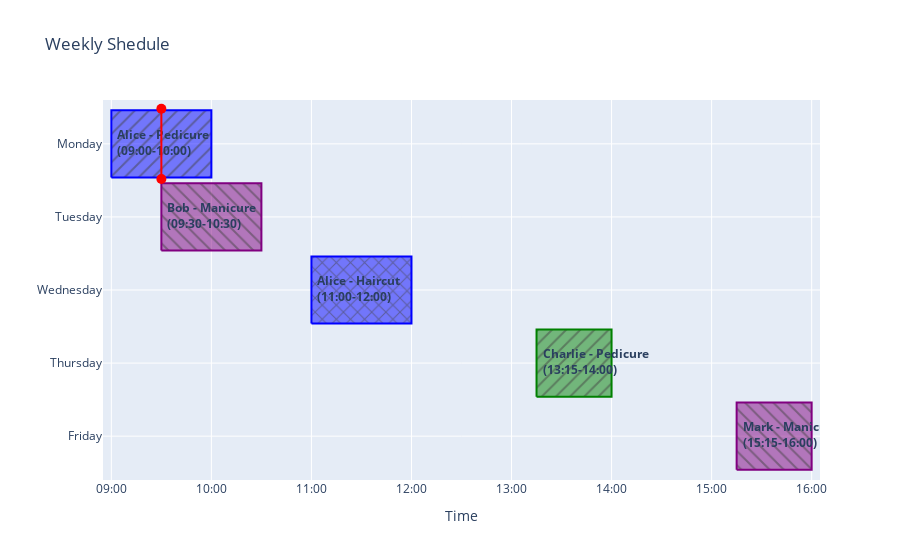

Notebook cell for this chart:
### Code cell
import plotly.graph_objects as go
import pandas as pd

# Создаём DataFrame с координатами и штриховкой
data = {
    "start_time": ["09:00", "09:30", "11:00", "13:15", "15:15"],
    "end_time": ["10:00", "10:30", "12:00", "14:00", "16:00"],
    "day":["Monday","Tuesday","Wednesday","Thursday","Friday"],
    "service_id":['Pedicure','Manicure','Haircut','Pedicure','Manicure'],
    "client_id": ["Alice","Bob","Alice","Charlie","Mark"]
}

day_map = {
    "Monday":5,
    "Tuesday":4,
    "Wednesday":3,
    "Thursday":2,
    "Friday":1
}

df = pd.DataFrame(data)

df["start_time_dt"] = pd.to_datetime(df["start_time"], format="%H:%M")
df["end_time_dt"] = pd.to_datetime(df["end_time"], format="%H:%M")
df["day_start"] = df["day"].apply(lambda x: day_map.get(x) - 0.46)
df["day_end"] = df["day"].apply(lambda x: day_map.get(x) + 0.46)

def shedule_plot(df, current_time, output_file="static/schedule_plot.html"):
    current_day = current_time.strftime("%A")
    current_time = datetime.strptime(current_time.strftime("%H:%M"), "%H:%M")
    
    unique_services = df["service_id"].unique()
    unique_clients = df["client_id"].unique()

    available_colors = ["blue", "purple", "green", "purple", "orange", "cyan"]
    available_patterns = ["/", "\\", "x", "-", "|", "+"]

    pattern_styles = {service: available_patterns[i % len(available_patterns)] for i, service in enumerate(unique_services)}
    color_styles = {client: available_colors[i % len(available_colors)] for i, client in enumerate(unique_clients)}

    fig = go.Figure()
    for _, row in df.iterrows():
        fig.add_trace(go.Scatter(
            x=[row["start_time_dt"], row["end_time_dt"], row["end_time_dt"], row["start_time_dt"], row["start_time_dt"]],
            y=[row["day_start"], row["day_start"], row["day_end"], row["day_end"], row["day_start"]],
            mode="lines",
            fill="toself",
            fillpattern=dict(shape=pattern_styles.get(row["service_id"], "")),
            line=dict(color=color_styles.get(row['client_id']), width=2),
            hoverinfo="skip"
        ))

        fig.add_trace(go.Scatter(
            x=[row["start_time_dt"], row["end_time_dt"]],
            y=[(row["day_start"] + row["day_end"]) / 2] * 2,
            mode="text",
            text=[f"<b>  {row['client_id']} - {row['service_id']}<br>  ({row['start_time']}-{row['end_time']})</b>"],  # Сам текст
            textposition="middle right",
            showlegend=False,
            hoverinfo="skip"
        ))

    fig.update_layout(
        title="Weekly Shedule",
        xaxis=dict(
            tickformat="%H:%M",
            title="Time",
            range=[pd.to_datetime("08:55", format="%H:%M"), pd.to_datetime("16:05", format="%H:%M")],
        ),
        yaxis=dict(
            range=[0.4, 5.6], 
            title="",
            tickvals=list(day_map.values()),
            ticktext=list(day_map.keys()),
            ),
        showlegend=False,
    )

    fig.add_trace(go.Scatter(
        x=[current_time, current_time],
        y=[day_map.get(current_day) - 0.48, day_map.get(current_day) + 0.48],
        mode="lines+markers",
        marker=dict(size=10, color="red", symbol="circle"),
        name="Current Time",
        hovertemplate="<b>Current Time<br>%{x|%H:%M}",
        hovertext="None"
    ))
    print(day_map.get(current_day))

    fig.show()
    #fig.write_html(output_file)

current_time = datetime.strptime("Monday 9:30", "%A %H:%M")
shedule_plot(df, current_time, output_file="static/schedule_plot.html")

### Figure 1 — Plotly figure (JSON) as saved in the notebook; plotly's stock layout.template omitted (floating-point values rounded to 4 significant figures)
{"data": [{"fill": "toself", "fillpattern": {"shape": "/"}, "hoverinfo": "skip", "line": {"color": "blue", "width": 2}, "mode": "lines", "type": "scatter", "x": ["1900-01-01T09:00:00", "1900-01-01T10:00:00", "1900-01-01T10:00:00", "1900-01-01T09:00:00", "1900-01-01T09:00:00"], "y": [4.54, 4.54, 5.46, 5.46, 4.54]}, {"hoverinfo": "skip", "mode": "text", "showlegend": false, "text": ["<b>  Alice - Pedicure<br>  (09:00-10:00)</b>"], "textposition": "middle right", "type": "scatter", "x": ["1900-01-01T09:00:00", "1900-01-01T10:00:00"], "y": [5, 5]}, {"fill": "toself", "fillpattern": {"shape": "\\"}, "hoverinfo": "skip", "line": {"color": "purple", "width": 2}, "mode": "lines", "type": "scatter", "x": ["1900-01-01T09:30:00", "1900-01-01T10:30:00", "1900-01-01T10:30:00", "1900-01-01T09:30:00", "1900-01-01T09:30:00"], "y": [3.54, 3.54, 4.46, 4.46, 3.54]}, {"hoverinfo": "skip", "mode": "text", "showlegend": false, "text": ["<b>  Bob - Manicure<br>  (09:30-10:30)</b>"], "textposition": "middle right", "type": "scatter", "x": ["1900-01-01T09:30:00", "1900-01-01T10:30:00"], "y": [4, 4]}, {"fill": "toself", "fillpattern": {"shape": "x"}, "hoverinfo": "skip", "line": {"color": "blue", "width": 2}, "mode": "lines", "type": "scatter", "x": ["1900-01-01T11:00:00", "1900-01-01T12:00:00", "1900-01-01T12:00:00", "1900-01-01T11:00:00", "1900-01-01T11:00:00"], "y": [2.54, 2.54, 3.46, 3.46, 2.54]}, {"hoverinfo": "skip", "mode": "text", "showlegend": false, "text": ["<b>  Alice - Haircut<br>  (11:00-12:00)</b>"], "textposition": "middle right", "type": "scatter", "x": ["1900-01-01T11:00:00", "1900-01-01T12:00:00"], "y": [3, 3]}, {"fill": "toself", "fillpattern": {"shape": "/"}, "hoverinfo": "skip", "line": {"color": "green", "width": 2}, "mode": "lines", "type": "scatter", "x": ["1900-01-01T13:15:00", "1900-01-01T14:00:00", "1900-01-01T14:00:00", "1900-01-01T13:15:00", "1900-01-01T13:15:00"], "y": [1.54, 1.54, 2.46, 2.46, 1.54]}, {"hoverinfo": "skip", "mode": "text", "showlegend": false, "text": ["<b>  Charlie - Pedicure<br>  (13:15-14:00)</b>"], "textposition": "middle right", "type": "scatter", "x": ["1900-01-01T13:15:00", "1900-01-01T14:00:00"], "y": [2, 2]}, {"fill": "toself", "fillpattern": {"shape": "\\"}, "hoverinfo": "skip", "line": {"color": "purple", "width": 2}, "mode": "lines", "type": "scatter", "x": ["1900-01-01T15:15:00", "1900-01-01T16:00:00", "1900-01-01T16:00:00", "1900-01-01T15:15:00", "1900-01-01T15:15:00"], "y": [0.54, 0.54, 1.46, 1.46, 0.54]}, {"hoverinfo": "skip", "mode": "text", "showlegend": false, "text": ["<b>  Mark - Manicure<br>  (15:15-16:00)</b>"], "textposition": "middle right", "type": "scatter", "x": ["1900-01-01T15:15:00", "1900-01-01T16:00:00"], "y": [1, 1]}, {"hovertemplate": "<b>Current Time<br>%{x|%H:%M}", "hovertext": "None", "marker": {"color": "red", "size": 10, "symbol": "circle"}, "mode": "lines+markers", "name": "Current Time", "type": "scatter", "x": ["1900-01-01T09:30:00", "1900-01-01T09:30:00"], "y": [4.52, 5.48]}], "layout": {"showlegend": false, "title": {"text": "Weekly Shedule"}, "xaxis": {"range": ["1900-01-01T08:55:00", "1900-01-01T16:05:00"], "tickformat": "%H:%M", "title": {"text": "Time"}}, "yaxis": {"range": [0.4, 5.6], "ticktext": ["Monday", "Tuesday", "Wednesday", "Thursday", "Friday"], "tickvals": [5, 4, 3, 2, 1], "title": {"text": ""}}}}
